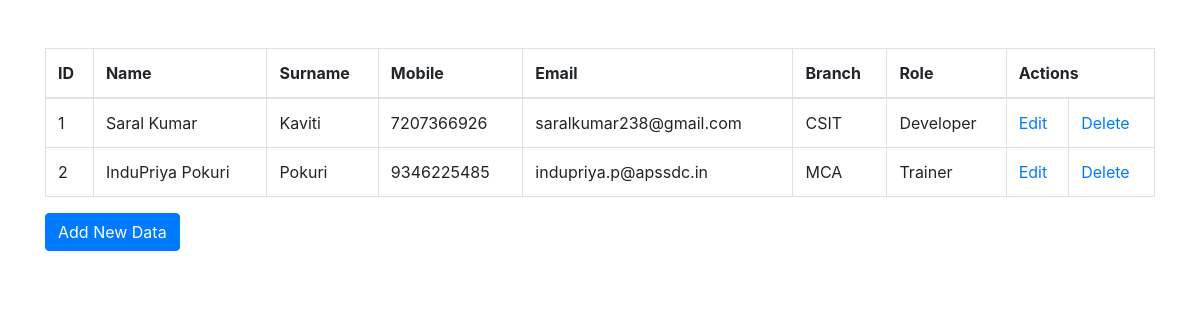
/show (signed in), run on the app's committed database.
### project_database.py (models this page shows)
class Register(Base):
	__tablename__='register'
	id=Column(Integer,primary_key=True)
	name=Column(String(100))
	surname=Column(String(100))
	mobile=Column(String(20))
	email=Column(String(50))
	branch=Column(String(10))
	role=Column(String(50))

### main_demo.py (the view)
@app.route("/show")
@login_required
def showData():
	register=session.query(Register).all()
	return render_template('show.html',reg=register)

### main_demo.py (called while the page is built)
@login_manager.user_loader
def load_user(user_id):
	return session.query(User).get(int(user_id))

### templates/show.html (shortened to what this page needs)
<!DOCTYPE html>
<html lang="en">
<head>
  <link rel="stylesheet" href="https://maxcdn.bootstrapcdn.com/bootstrap/4.3.1/css/bootstrap.min.css">
</head>
<body>
  <div class="container mt-5">
  <table class="table table-bordered">
    <thead>
      <tr>
        <th>ID</th>
        <th>Name</th>
        <th>Surname</th>
        <th>Mobile</th>
        <th>Email</th>
        <th>Branch</th>
        <th>Role</th>
        <th colspan="2">Actions</th>
      </tr>
    </thead>
    <tbody>
      {% for r in reg %}
      <tr>
        <td>{{r.id}}</td>
        <td>{{r.name}}</td>
        <td>{{r.surname}}</td>
        <td>{{r.mobile}}</td>
        <td>{{r.email}}</td>
        <td>{{r.branch}}</td>
       <td>{{r.role}}</td>
       <td><a href="{{url_for('editData',register_id=r.id)}}">Edit</a></td>
      <td><a href="{{url_for('deleteData',register_id=r.id)}}">Delete</a></td>
      </tr>
      {% endfor %}
    </tbody>
  </table>
</div>
 <div class="container">
<div class="btn btn-primary">
  <a href="{{url_for('addData')}}"><font color="white">Add New Data</font></a>
</div>
</div>
</body>
</html>

### data on the page
Register: id "1", name "Saral Kumar", surname "Kaviti", mobile "7207366926", email "saralkumar238@gmail.com", branch "CSIT", role "Developer"
Register: id "2", name "InduPriya Pokuri", surname "Pokuri", mobile "9346225485", email "indupriya.p@apssdc.in", branch "MCA", role "Trainer"
